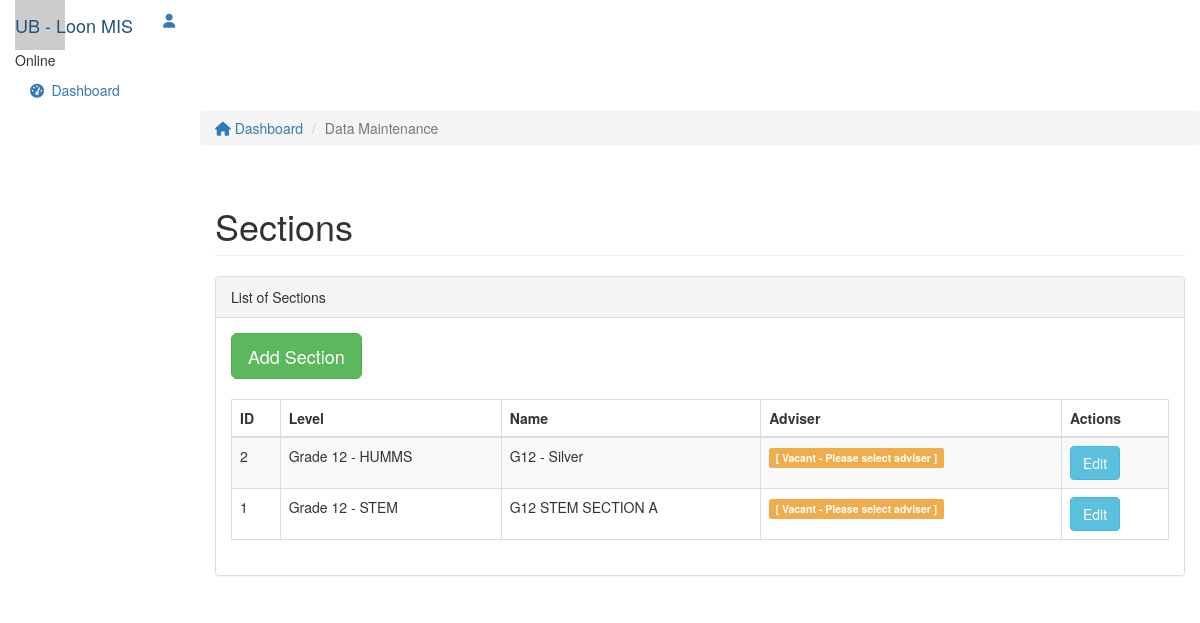
Before: /index.php/section with the older database file.
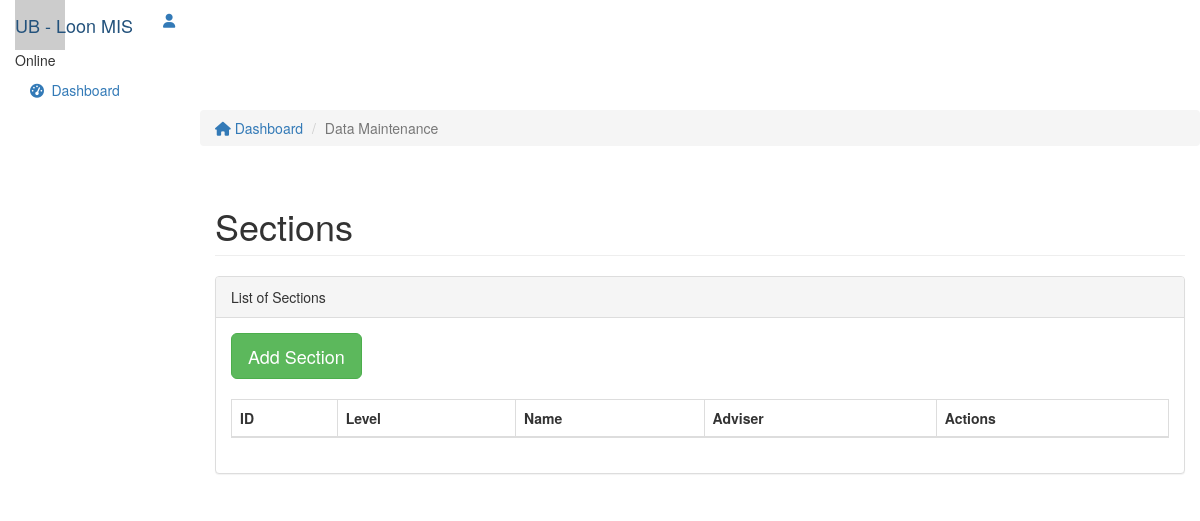
After: the same page with the newer database file.
### tables this page shows
CREATE TABLE `sections` (
  `id` int(11) NOT NULL,
  `name` varchar(100) NOT NULL,
  `level` int(11) NOT NULL,
  `adviser` int(11) DEFAULT NULL
);

### application/views/layouts/main.php (called while the page is built, shortened)
<?php
$this->load->view('parts/header');
$this->load->view($_view);
?>

### application/controllers/Section.php (called while the page is built, shortened)
<?php
class Section extends CI_Controller{
    function __construct()
    {
        $this->load->model('Section_model');
        $this->load->model('Level_model');
        $this->load->model('Faculty_model');
        $this->load->library('enrollment_library');
    }
    function index()
    {
        $data['sections'] = $this->Section_model->get_all_sections();
        $data['page_title'] = 'Section List';
        $data['_view'] = 'section/index';
        $this->load->view('layouts/main',$data);
    }
}

### index.php (called while the page is built, shortened)
<?php
require_once BASEPATH.'core/CodeIgniter.php';

### application/models/Section_model.php (called while the page is built, shortened)
<?php
class Section_model extends CI_Model
{
    function get_all_sections()
    {
        $this->db->order_by('id', 'desc');
        return $this->db->get('sections')->result_array();
    }
}

### application/models/Faculty_model.php (called while the page is built, shortened)
<?php
class Faculty_model extends CI_Model
{
    function get_level_detail_by_id($level_id,$detail){
        if($this->db->where('levels_id',$level_id)->get('levels')->row()!==NULL){
        return $this->db->where('levels_id',$level_id)->get('levels')->row()->$detail;
        }else{
            return ;
        }
    }
    function get_faculty_name_by_id($faculty_id){
        if(isset($this->db->where('id',$faculty_id)->get('faculty')->row()->first_name)){
            return $this->db->where('id',$faculty_id)->get('faculty')->row();
        }else{
            return '';
        }
    }
}

### application/libraries/Enrollment_library.php (called while the page is built, shortened)
<?php
class Enrollment_library
{
	protected $ci;
	public function __construct()
	{
        $this->ci =& get_instance();
	}
	public function get_level_info_by_id($id,$column){
		return $this->ci->Faculty_model->get_level_detail_by_id($id,$column);
	}
	public function get_faculty_name_by_id($faculty_id)	{
		return $this->ci->Faculty_model->get_faculty_name_by_id($faculty_id);
	}
}

### application/views/section/index.php (the view, shortened to what the changed rows need)
<div class="col-sm-9 col-sm-offset-3 col-lg-10 col-lg-offset-2 main">
		<div class="row">
			<div class="col-lg-12">
				<h1 class="page-header">Sections</h1>
			</div>
		</div>
		<div class="row">
			<div class="col-lg-12">
				<div class="panel panel-default">
					<div class="panel-body">
						<div class="table-responsive">
							<br>
								<table class="table table-striped table-bordered table-section-list">
									<thead>
								    <tr>
										<th>ID</th>
										<th>Level</th>
										<th>Name</th>
										<th>Adviser</th>
										<th>Actions</th>
								    </tr>
									</thead>
									<tbody>
									<?php foreach($sections as $s){ ?>
								    <tr>
										<td><?php echo $s['id']; ?></td>
										<td><?php echo $this->enrollment_library->get_level_info_by_id($s['level'],'name'); ?></td>
										<td><?php echo $s['name']; ?></td>
										<td><?php
											if(isset($this->enrollment_library->get_faculty_name_by_id($s['adviser'])->first_name)){
											 echo $this->enrollment_library->get_faculty_name_by_id($s['adviser'])->first_name.' '.$this->enrollment_library->get_faculty_name_by_id($s['adviser'])->last_name;
											}else{
												echo '<label class="label label-warning">[ Vacant - Please select adviser ]</label>';
											}
										 ?></td>
										<td>
								            <a href="<?php echo site_url('section/edit/'.$s['id']); ?>" class="btn btn-info btn-md">Edit</a>
								        </td>
								    </tr>
									<?php } ?>
									</tbody>
								</table>
							</div>
						</div>
					</div>
				</div>
			</div>
	</div>

### application/views/parts/header.php (shortened to what the changed rows need)
<!DOCTYPE html>
<html>
<head>
	<link href="<?php echo base_url('lumino/css/bootstrap.min.css');?>" rel="stylesheet">
	<link href="<?php echo base_url('lumino/css/font-awesome.min.css');?>" rel="stylesheet">
	<link href="<?php echo base_url('lumino/css/datepicker3.css');?>" rel="stylesheet">
	<link href="<?php echo base_url('lumino/css/styles.css');?>" rel="stylesheet">
	<link href="<?php echo base_url('lumino/css/styles.css');?>" rel="stylesheet">
	<link href="<?php echo base_url('datatables/css/dataTables.bootstrap.min.css');?>" rel="stylesheet">
	<link href="<?php echo base_url('bsselect/bootstrap-select.min.css');?>" rel="stylesheet">
</head>
<body>
	<nav class="navbar navbar-custom navbar-fixed-top" role="navigation">
		<div class="container-fluid">
			<div class="navbar-header">
				<a class="navbar-brand" href="#"><span>UB - </span>Loon MIS</a>
				 	<ul class="nav navbar-top-links navbar-right">
					<li class="dropdown">
					</li>
				</ul>
			</div>
		</div>
	</nav>
	</body>
</html>

Changed rows visible on the page:
removed sections: id "2", level_info_by_id "Grade 12 - HUMMS", name "G12 - Silver"
removed sections: id "1", level_info_by_id "Grade 12 - STEM", name "G12 STEM SECTION A"
